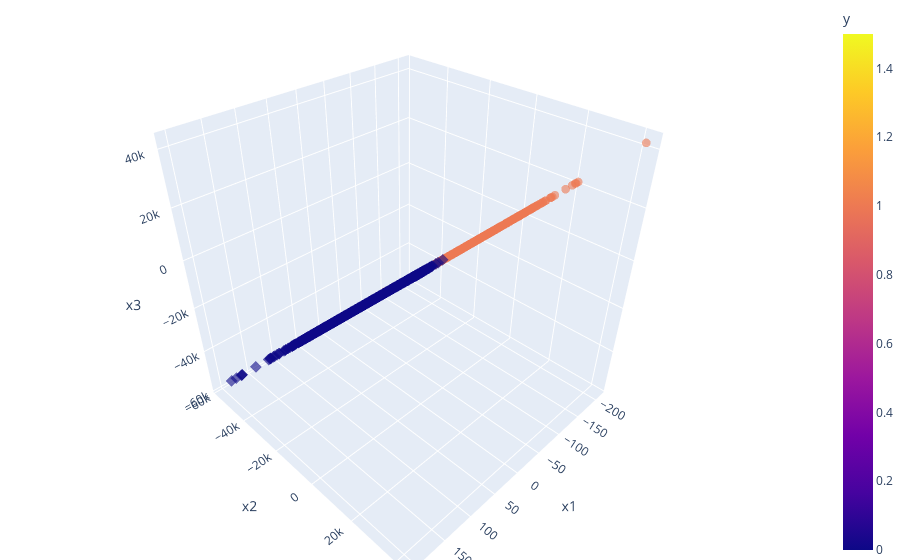

Notebook code for this chart:
### Markdown cell above
### Plotting in 3D

### Code cell
# Adding 3rd dimention
x3 = x1 + x2 + dummy
d = {'x1': x1, 'x2': x2, 'x3': x3, 'y':y}
df = pd.DataFrame(data=d)
fig = px.scatter_3d(df,x='x1', y='x2', z='x3', color='y', symbol='y', opacity=0.6)
# tight layout
fig.update_layout(margin=dict(l=0, r=0, b=0, t=0))
fig.update_traces(marker=dict(size=3),
                  line=dict(width=2,color='DarkSlateGrey'), 
                  selector=dict(mode='markers'),
                  showlegend=False)

### Figure 1 — Plotly figure (JSON) as saved in the notebook; plotly's stock layout.template omitted (floating-point values rounded to 4 significant figures; data arrays with more than 128 entries replaced by an {"elided": "..."} marker saying what was removed)
{"data": [{"hovertemplate": "y=%{marker.color}<br>x1=%{x}<br>x2=%{y}<br>x3=%{z}<extra></extra>", "legendgroup": "1.0", "line": {"color": "DarkSlateGrey", "width": 2}, "marker": {"color": {"elided": "7000 int values"}, "coloraxis": "coloraxis", "opacity": 0.6, "size": 3, "symbol": "circle"}, "mode": "markers", "name": "1.0", "scene": "scene", "showlegend": false, "type": "scatter3d", "x": {"elided": "7000 float values"}, "y": {"elided": "7000 float values"}, "z": {"elided": "7000 float values"}}, {"hovertemplate": "y=%{marker.color}<br>x1=%{x}<br>x2=%{y}<br>x3=%{z}<extra></extra>", "legendgroup": "0.0", "line": {"color": "DarkSlateGrey", "width": 2}, "marker": {"color": {"elided": "7000 int values"}, "coloraxis": "coloraxis", "opacity": 0.6, "size": 3, "symbol": "diamond"}, "mode": "markers", "name": "0.0", "scene": "scene", "showlegend": false, "type": "scatter3d", "x": {"elided": "7000 float values"}, "y": {"elided": "7000 float values"}, "z": {"elided": "7000 float values"}}], "layout": {"coloraxis": {"colorbar": {"title": {"text": "y"}}, "colorscale": [[0, "#0d0887"], [0.1111, "#46039f"], [0.2222, "#7201a8"], [0.3333, "#9c179e"], [0.4444, "#bd3786"], [0.5556, "#d8576b"], [0.6667, "#ed7953"], [0.7778, "#fb9f3a"], [0.8889, "#fdca26"], [1, "#f0f921"]]}, "legend": {"title": {"text": "y"}, "tracegroupgap": 0}, "margin": {"b": 0, "l": 0, "r": 0, "t": 0}, "scene": {"domain": {"x": [0, 1], "y": [0, 1]}, "xaxis": {"title": {"text": "x1"}}, "yaxis": {"title": {"text": "x2"}}, "zaxis": {"title": {"text": "x3"}}}}}
